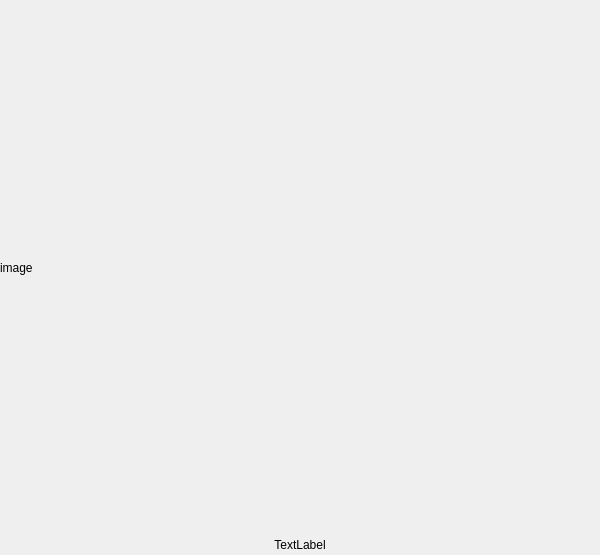
<?xml version="1.0" encoding="UTF-8"?>
<ui version="4.0">
 <class>Widget</class>
 <widget class="QWidget" name="Widget">
  <property name="geometry">
   <rect>
    <x>0</x>
    <y>0</y>
    <width>600</width>
    <height>555</height>
   </rect>
  </property>
  <property name="sizePolicy">
   <sizepolicy hsizetype="Fixed" vsizetype="Fixed">
    <horstretch>0</horstretch>
    <verstretch>0</verstretch>
   </sizepolicy>
  </property>
  <property name="minimumSize">
   <size>
    <width>600</width>
    <height>555</height>
   </size>
  </property>
  <property name="maximumSize">
   <size>
    <width>600</width>
    <height>555</height>
   </size>
  </property>
  <property name="windowTitle">
   <string>Widget</string>
  </property>
  <widget class="QLabel" name="label">
   <property name="geometry">
    <rect>
     <x>0</x>
     <y>535</y>
     <width>600</width>
     <height>20</height>
    </rect>
   </property>
   <property name="text">
    <string>TextLabel</string>
   </property>
   <property name="alignment">
    <set>Qt::AlignCenter</set>
   </property>
  </widget>
  <widget class="QLabel" name="label_image">
   <property name="geometry">
    <rect>
     <x>0</x>
     <y>0</y>
     <width>600</width>
     <height>535</height>
    </rect>
   </property>
   <property name="text">
    <string>image</string>
   </property>
  </widget>
 </widget>
 <resources/>
 <connections/>
</ui>
